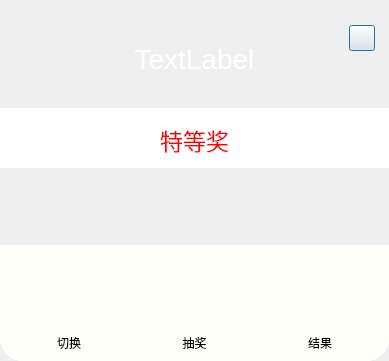
<?xml version="1.0" encoding="UTF-8"?>
<ui version="4.0">
 <class>CLJLotterResultDialog</class>
 <widget class="QDialog" name="CLJLotterResultDialog">
  <property name="geometry">
   <rect>
    <x>0</x>
    <y>0</y>
    <width>389</width>
    <height>361</height>
   </rect>
  </property>
  <property name="minimumSize">
   <size>
    <width>354</width>
    <height>0</height>
   </size>
  </property>
  <property name="maximumSize">
   <size>
    <width>16777215</width>
    <height>16777215</height>
   </size>
  </property>
  <property name="windowTitle">
   <string>Dialog</string>
  </property>
  <property name="styleSheet">
   <string notr="true">#CLJLotterResultDialog{
border-radius: 11px;
border: 0px solid #FF0000;
}
</string>
  </property>
  <layout class="QVBoxLayout" name="vLayout">
   <property name="spacing">
    <number>0</number>
   </property>
   <property name="leftMargin">
    <number>0</number>
   </property>
   <property name="topMargin">
    <number>0</number>
   </property>
   <property name="rightMargin">
    <number>0</number>
   </property>
   <property name="bottomMargin">
    <number>0</number>
   </property>
   <item>
    <widget class="QWidget" name="widgetTitle" native="true">
     <property name="minimumSize">
      <size>
       <width>354</width>
       <height>108</height>
      </size>
     </property>
     <property name="maximumSize">
      <size>
       <width>16777215</width>
       <height>108</height>
      </size>
     </property>
     <property name="styleSheet">
      <string notr="true">#widgetTitle{
border-top-left-radius: 23px;
border-top-right-radius: 23px;
border-image: url(:/res/lottery/lottery_title.png) 0 0 0 0;
}
</string>
     </property>
     <layout class="QHBoxLayout" name="horizontalLayout_4">
      <property name="spacing">
       <number>0</number>
      </property>
      <property name="leftMargin">
       <number>0</number>
      </property>
      <property name="topMargin">
       <number>0</number>
      </property>
      <property name="rightMargin">
       <number>0</number>
      </property>
      <property name="bottomMargin">
       <number>0</number>
      </property>
      <item>
       <layout class="QHBoxLayout" name="horizontalLayout_3">
        <item>
         <widget class="QWidget" name="widget" native="true">
          <property name="minimumSize">
           <size>
            <width>60</width>
            <height>0</height>
           </size>
          </property>
          <property name="maximumSize">
           <size>
            <width>60</width>
            <height>16777215</height>
           </size>
          </property>
         </widget>
        </item>
        <item>
         <widget class="QWidget" name="widget_7" native="true">
          <layout class="QVBoxLayout" name="verticalLayout_7">
           <property name="spacing">
            <number>0</number>
           </property>
           <property name="leftMargin">
            <number>0</number>
           </property>
           <property name="topMargin">
            <number>0</number>
           </property>
           <property name="rightMargin">
            <number>0</number>
           </property>
           <property name="bottomMargin">
            <number>0</number>
           </property>
           <item>
            <spacer name="verticalSpacer_4">
             <property name="orientation">
              <enum>Qt::Vertical</enum>
             </property>
             <property name="sizeType">
              <enum>QSizePolicy::Fixed</enum>
             </property>
             <property name="sizeHint" stdset="0">
              <size>
               <width>20</width>
               <height>10</height>
              </size>
             </property>
            </spacer>
           </item>
           <item>
            <widget class="QLabel" name="label_2">
             <property name="styleSheet">
              <string notr="true">color:#FFFFFF;
font-size: 28px;
</string>
             </property>
             <property name="text">
              <string>TextLabel</string>
             </property>
             <property name="alignment">
              <set>Qt::AlignCenter</set>
             </property>
            </widget>
           </item>
          </layout>
         </widget>
        </item>
        <item>
         <widget class="QWidget" name="widget_6" native="true">
          <property name="minimumSize">
           <size>
            <width>60</width>
            <height>0</height>
           </size>
          </property>
          <property name="maximumSize">
           <size>
            <width>60</width>
            <height>16777215</height>
           </size>
          </property>
          <property name="styleSheet">
           <string notr="true"/>
          </property>
          <layout class="QVBoxLayout" name="verticalLayout_5">
           <property name="spacing">
            <number>0</number>
           </property>
           <property name="leftMargin">
            <number>20</number>
           </property>
           <property name="topMargin">
            <number>0</number>
           </property>
           <property name="rightMargin">
            <number>0</number>
           </property>
           <property name="bottomMargin">
            <number>0</number>
           </property>
           <item>
            <layout class="QVBoxLayout" name="verticalLayout_6">
             <property name="spacing">
              <number>0</number>
             </property>
             <item>
              <spacer name="verticalSpacer_5">
               <property name="orientation">
                <enum>Qt::Vertical</enum>
               </property>
               <property name="sizeType">
                <enum>QSizePolicy::Fixed</enum>
               </property>
               <property name="sizeHint" stdset="0">
                <size>
                 <width>20</width>
                 <height>25</height>
                </size>
               </property>
              </spacer>
             </item>
             <item>
              <widget class="QPushButton" name="pushButtonClose">
               <property name="styleSheet">
                <string notr="true">QPushButton{
min-width: 24px;
min-height:24px;
max-width: 24px;
max-height:24px;
border-image: url(:/res/lottery/lottery_close_normal.png) 0 0 0 0;
}
QPushButton::hover{
border-image: url(:/res/lottery/lottery_close_hover.png) 0 0 0 0;
}</string>
               </property>
               <property name="text">
                <string/>
               </property>
              </widget>
             </item>
             <item>
              <spacer name="verticalSpacer_6">
               <property name="orientation">
                <enum>Qt::Vertical</enum>
               </property>
               <property name="sizeHint" stdset="0">
                <size>
                 <width>20</width>
                 <height>18</height>
                </size>
               </property>
              </spacer>
             </item>
            </layout>
           </item>
          </layout>
         </widget>
        </item>
       </layout>
      </item>
     </layout>
    </widget>
   </item>
   <item>
    <widget class="QWidget" name="widget_3" native="true">
     <property name="minimumSize">
      <size>
       <width>0</width>
       <height>60</height>
      </size>
     </property>
     <property name="maximumSize">
      <size>
       <width>16777215</width>
       <height>60</height>
      </size>
     </property>
     <property name="styleSheet">
      <string notr="true">border: 0px solid #d3d6da;
background: #ffffff;</string>
     </property>
     <layout class="QVBoxLayout" name="verticalLayout_2">
      <property name="spacing">
       <number>0</number>
      </property>
      <property name="leftMargin">
       <number>0</number>
      </property>
      <property name="topMargin">
       <number>15</number>
      </property>
      <property name="rightMargin">
       <number>0</number>
      </property>
      <property name="bottomMargin">
       <number>12</number>
      </property>
      <item>
       <widget class="QLabel" name="label">
        <property name="styleSheet">
         <string notr="true">font-size: 23px;
color:#ff0000;</string>
        </property>
        <property name="text">
         <string>特等奖</string>
        </property>
        <property name="alignment">
         <set>Qt::AlignCenter</set>
        </property>
       </widget>
      </item>
     </layout>
    </widget>
   </item>
   <item>
    <widget class="QWidget" name="widget_2" native="true">
     <property name="styleSheet">
      <string notr="true">QWidget{
border: 0px solid #d3d6da;

}

</string>
     </property>
     <layout class="QVBoxLayout" name="verticalLayout_3">
      <property name="spacing">
       <number>0</number>
      </property>
      <property name="leftMargin">
       <number>0</number>
      </property>
      <property name="topMargin">
       <number>0</number>
      </property>
      <property name="rightMargin">
       <number>0</number>
      </property>
      <property name="bottomMargin">
       <number>0</number>
      </property>
      <item>
       <layout class="QVBoxLayout" name="viewLayout">
        <property name="spacing">
         <number>0</number>
        </property>
        <property name="bottomMargin">
         <number>0</number>
        </property>
       </layout>
      </item>
     </layout>
    </widget>
   </item>
   <item>
    <widget class="QWidget" name="widget_4" native="true">
     <property name="styleSheet">
      <string notr="true">background: #FFFFF9;
border-bottom-left-radius: 23px;
border-bottom-right-radius: 23px;
border: 0px solid #d3d6da;</string>
     </property>
     <layout class="QVBoxLayout" name="verticalLayout">
      <property name="spacing">
       <number>0</number>
      </property>
      <property name="leftMargin">
       <number>0</number>
      </property>
      <property name="topMargin">
       <number>0</number>
      </property>
      <property name="rightMargin">
       <number>0</number>
      </property>
      <property name="bottomMargin">
       <number>0</number>
      </property>
      <item>
       <spacer name="verticalSpacer">
        <property name="orientation">
         <enum>Qt::Vertical</enum>
        </property>
        <property name="sizeType">
         <enum>QSizePolicy::Fixed</enum>
        </property>
        <property name="sizeHint" stdset="0">
         <size>
          <width>20</width>
          <height>10</height>
         </size>
        </property>
       </spacer>
      </item>
      <item>
       <widget class="QWidget" name="widgetStop" native="true">
        <property name="minimumSize">
         <size>
          <width>0</width>
          <height>0</height>
         </size>
        </property>
        <layout class="QVBoxLayout" name="verticalLayout_4">
         <property name="spacing">
          <number>0</number>
         </property>
         <property name="leftMargin">
          <number>0</number>
         </property>
         <property name="topMargin">
          <number>0</number>
         </property>
         <property name="rightMargin">
          <number>0</number>
         </property>
         <property name="bottomMargin">
          <number>0</number>
         </property>
         <item>
          <spacer name="verticalSpacer_3">
           <property name="orientation">
            <enum>Qt::Vertical</enum>
           </property>
           <property name="sizeType">
            <enum>QSizePolicy::Fixed</enum>
           </property>
           <property name="sizeHint" stdset="0">
            <size>
             <width>20</width>
             <height>10</height>
            </size>
           </property>
          </spacer>
         </item>
         <item>
          <layout class="QHBoxLayout" name="horizontalLayout">
           <property name="spacing">
            <number>0</number>
           </property>
           <item>
            <spacer name="horizontalSpacer">
             <property name="orientation">
              <enum>Qt::Horizontal</enum>
             </property>
             <property name="sizeType">
              <enum>QSizePolicy::Fixed</enum>
             </property>
             <property name="sizeHint" stdset="0">
              <size>
               <width>25</width>
               <height>20</height>
              </size>
             </property>
            </spacer>
           </item>
           <item>
            <widget class="QPushButton" name="pbStop">
             <property name="styleSheet">
              <string notr="true">font-size: 18px;
color:#FFFFFF;
min-height:40px;
max-height:40px;
border-image:url(&quot;:/res/lottery/lottery_stop.png&quot;);</string>
             </property>
             <property name="text">
              <string>Stop</string>
             </property>
            </widget>
           </item>
           <item>
            <spacer name="horizontalSpacer_2">
             <property name="orientation">
              <enum>Qt::Horizontal</enum>
             </property>
             <property name="sizeType">
              <enum>QSizePolicy::Fixed</enum>
             </property>
             <property name="sizeHint" stdset="0">
              <size>
               <width>25</width>
               <height>20</height>
              </size>
             </property>
            </spacer>
           </item>
          </layout>
         </item>
        </layout>
       </widget>
      </item>
      <item>
       <spacer name="verticalSpacer_2">
        <property name="orientation">
         <enum>Qt::Vertical</enum>
        </property>
        <property name="sizeType">
         <enum>QSizePolicy::Fixed</enum>
        </property>
        <property name="sizeHint" stdset="0">
         <size>
          <width>20</width>
          <height>20</height>
         </size>
        </property>
       </spacer>
      </item>
      <item>
       <widget class="QWidget" name="widget_5" native="true">
        <layout class="QHBoxLayout" name="horizontalLayout_2">
         <item>
          <widget class="QPushButton" name="pushButton">
           <property name="text">
            <string>切换</string>
           </property>
          </widget>
         </item>
         <item>
          <widget class="QPushButton" name="pushButton_2">
           <property name="text">
            <string>抽奖</string>
           </property>
          </widget>
         </item>
         <item>
          <widget class="QPushButton" name="pushButtonResult">
           <property name="text">
            <string>结果</string>
           </property>
          </widget>
         </item>
        </layout>
       </widget>
      </item>
     </layout>
    </widget>
   </item>
  </layout>
 </widget>
 <resources/>
 <connections/>
</ui>
